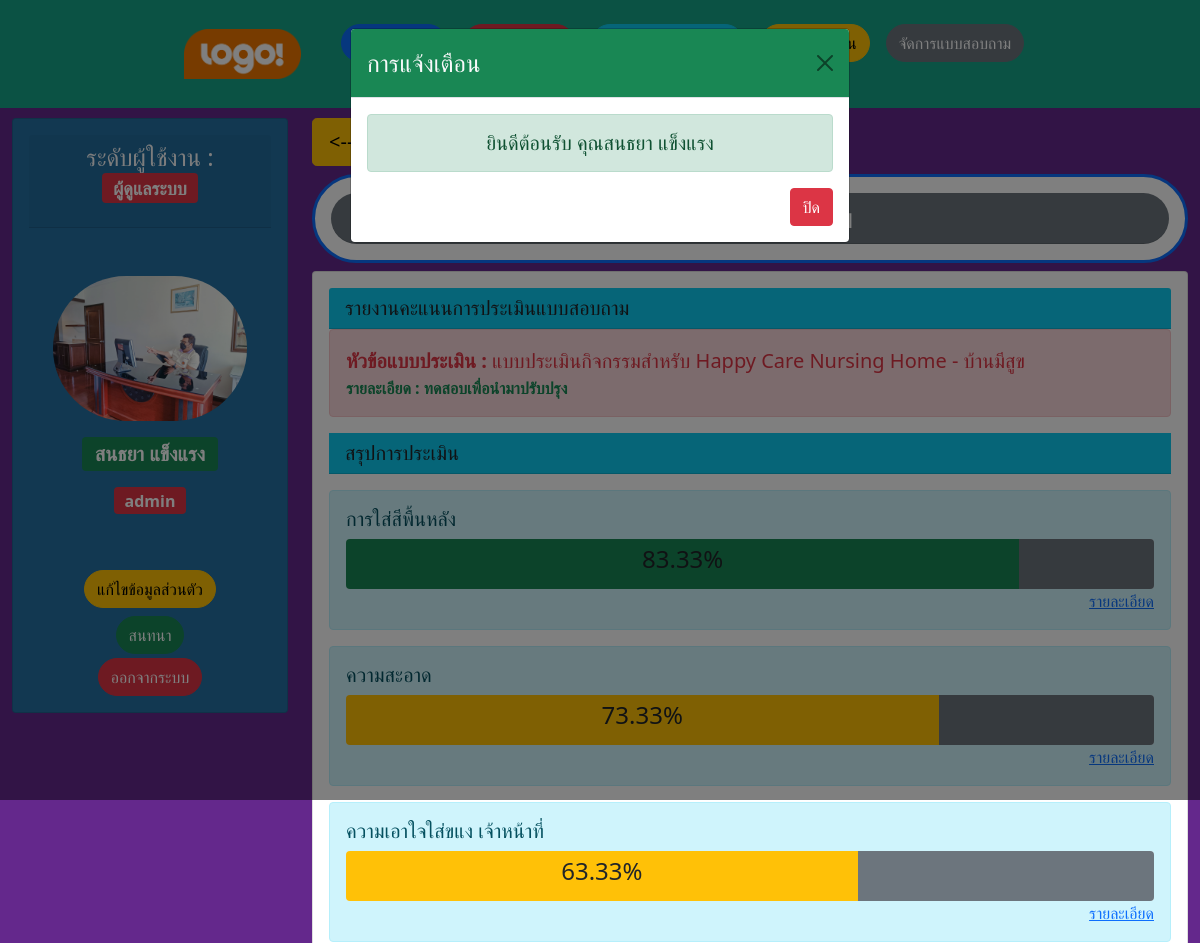
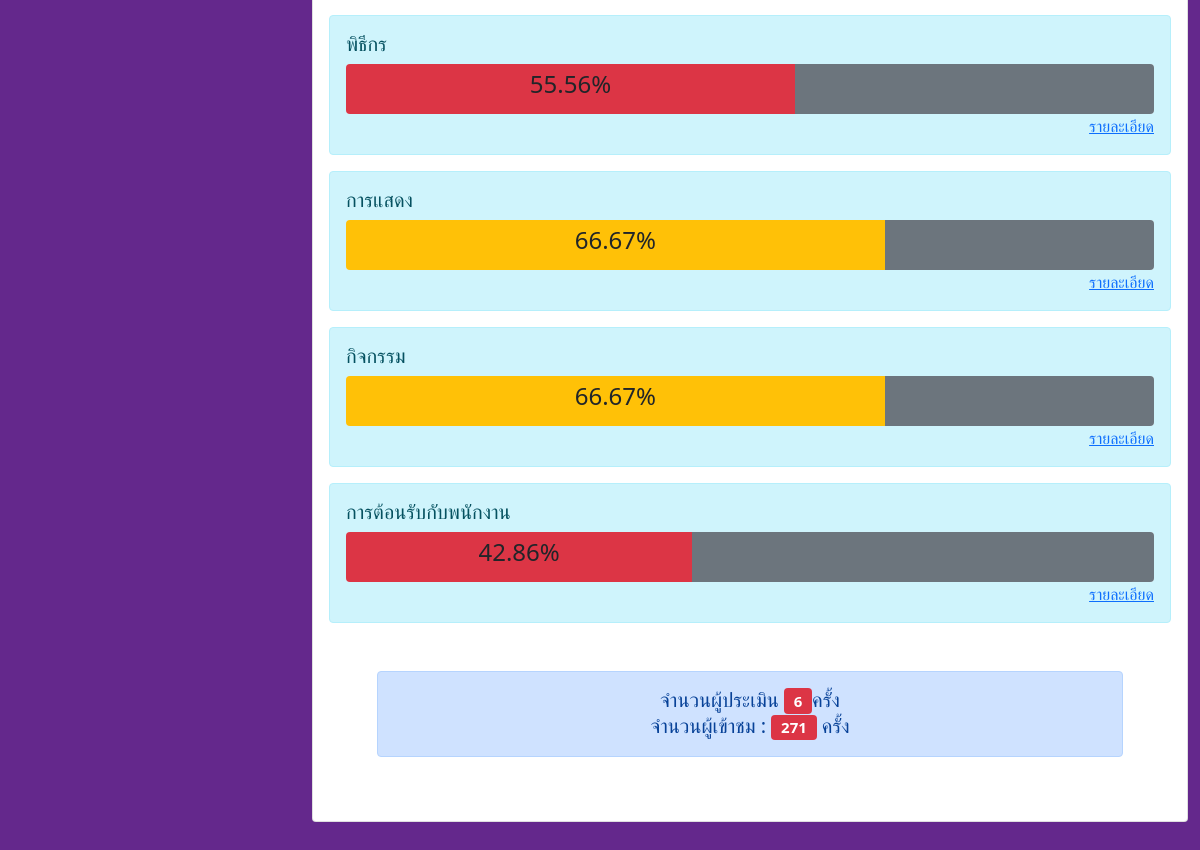
The app's page /admin/show-report.php?id_report=7 (signed in) with its own data (2 pictures, top to bottom).
### tables this page shows
CREATE TABLE `users` (
  `id_user` int(5) NOT NULL COMMENT 'รหัส',
  `usernames` varchar(50) NOT NULL COMMENT 'ชื่อผู้ใช้งาน',
  `passwords` varchar(50) NOT NULL COMMENT 'รหัสผ่าน',
  `fname` varchar(100) NOT NULL COMMENT 'ชื่อ',
  `lname` varchar(100) NOT NULL COMMENT 'นามสกุล',
  `tel` text NOT NULL,
  `address` text NOT NULL COMMENT 'ที่อยู่',
  `pic` varchar(100) NOT NULL DEFAULT 'pic_default.jpg' COMMENT 'รูป',
  `birthday` date NOT NULL,
  `user_level` int(1) NOT NULL DEFAULT '0' COMMENT 'ระดับผู้ใช้งาน'
);

CREATE TABLE `report` (
  `id_report` int(5) NOT NULL,
  `report_topic` varchar(100) NOT NULL,
  `report_detail` text NOT NULL,
  `id_user` int(5) NOT NULL,
  `view_report` int(5) NOT NULL
);

CREATE TABLE `report_detail` (
  `id_report_detail` int(5) NOT NULL,
  `id_report` int(5) NOT NULL,
  `detail_name` varchar(255) NOT NULL,
  `report_score` int(3) NOT NULL,
  `report_note` varchar(255) NOT NULL,
  `id_user` int(5) NOT NULL
);

### admin/show-report.php (the view, shortened to what this page needs)
<?php
	require('../dbcon.php');
	$id_report=$_GET['id_report'];
	$sql="UPDATE report SET view_report = (view_report+1) WHERE report.id_report = '$id_report'";
	mysqli_query($conn,$sql);
?>
<!DOCTYPE html>
<html lang="en">
  <head>
    <link href="../css/bootstrap.min.css" rel="stylesheet">
  </head>
  <body style="height: 5000px; padding-top: 70px;background: rgb(100, 40, 140);">
	  <div class="container-fluid">
     <?php include 'nav-admin.php'; ?>
     <div class="row justify-content-center ">
     	<div class="col-md-3 d-none d-lg-block">
     		<?php include 'nav-left.php'; ?>
     	</div>
     	<div class="col-md-9">
     		<a href="admin-add-report.php" class="btn btn-warning btn-lg"><--- Back</a>
     			 <div class="card border-primary border-3 rounded-pill my-2">
            <div class="card-body">
              <h3 class="card-header bg-secondary text-center text-white rounded-pill">รายงานแบบสอบถาม</h3>
            </div>
          </div>
          <div class="card">
					<div class="card-body">
						<h5 class="card-header bg-info">รายงานคะแนนการประเมินแบบสอบถาม</h5>
							<?php
								$id_report=$_GET['id_report'];
								$sql_show_report="SELECT * FROM report WHERE id_report = '$id_report'";
								$result_show_report=mysqli_query($conn,$sql_show_report);
								$row_show_report=mysqli_fetch_object($result_show_report);
							 ?>
            <div class="alert alert-danger">
              <strong class="text-danger fs-5">หัวข้อแบบประเมิน : </strong>
              <strong class="text-danger h5"><?php echo $row_show_report->report_topic; ?></strong>
              <br>
              <strong class="text-success fs-6">รายละเอียด : </strong>
              <strong class="text-success"><?php echo $row_show_report->report_detail; ?></strong>
            </div>
							<h5 class="card-header bg-info">สรุปการประเมิน</h5>
							<?php
								$id_report=$_GET['id_report'];
								$sql="SELECT
										    report_detail.id_report_detail,
										    report_detail.detail_name,
										    COUNT(report_detail.id_report_detail) as count_score,
										    SUM(use_score_report) AS sum_score,
										    report_detail.report_score
										FROM
										    score_report,
										    report,
										    report_detail
										WHERE
										    report.id_report = report_detail.id_report AND
										    score_report.id_report_detail = report_detail.id_report_detail AND
										    report_detail.id_report='$id_report'
										GROUP BY
										    report_detail.id_report_detail
										    ";
								$result=mysqli_query($conn,$sql);
								$count_score=0;
								$i=1;
								while($row=mysqli_fetch_object($result)){
									$count_score=$row->count_score;
									$report_score=$row->report_score;
									$sum_score=$row->sum_score;
									$total=$count_score*$report_score;
									$percentage=($sum_score/$total)*100;
									$balance=100-$percentage;
									if ($percentage >= 80 ) {
										$bg="bg-success";
									}elseif($percentage >= 60){
										$bg="bg-warning";
									}else{
										$bg="bg-danger";
									}
							 ?>
							 <div class="alert alert-info mt-3">
								<div class="alert-heading h5"><?php echo $row->detail_name; ?></div>
								<div class="progress" style="height: 50px;">
								  <div class="progress-bar text-dark <?php echo $bg; ?>" role="progressbar" style="width: <?php echo $percentage;?>%; h" aria-valuenow="<?php echo $percentage;?>" aria-valuemin="0" aria-valuemax="100"><p class="h4 "><?php echo number_format((float)$percentage, 2, '.', '');?>%</p></div>
								  <div class="progress-bar bg-secondary" role="progressbar" style="width: <?php echo $balance;?>%; h" aria-valuenow="<?php echo $balance;?>" aria-valuemin="0" aria-valuemax="100"></div>
								</div>
								  <a href="#show_detail_score_<?php echo $i;?>"  data-bs-toggle="modal" class="float-end">รายละเอียด</a>
									<br>
									<div class="modal fade" id="show_detail_score_<?php echo $i++;?>">
									</div>
							</div>
						<?php } ?>
						<div class="alert alert-primary m-5 text-center h5">
							จำนวนผู้ประเมิน
								<div class="badge bg-danger">
									<?php echo $count_score; ?>
								</div>ครั้ง
							<br>
							จำนวนผู้เข้าชม :
								<div class="badge bg-danger">
									<?php echo $row_show_report->view_report; ?>
								</div>
							ครั้ง
						</div>
					</div>
				</div>
     	</div>
     </div>
    </div>
  <?php include '../alert-modal.php'; ?>
  </body>
</html>

### admin/nav-left.php
<div class="card text-light d-none d-lg-block" style="background-color: rgb(36, 113, 163);" >
	<div class="card-body">
		<h4 class="card-header text-center">ระดับผู้ใช้งาน :
			<p class="badge bg-danger">ผู้ดูแลระบบ</p>
		</h4>
	    <div class="d-flex flex-column align-items-center text-center">
        	<img class="rounded-pill mt-5" width="80%" src="../uploads/<?php echo $row->pic;?>">
	          <p class="form-label badge bg-success fs-5 font-weight-bold mt-3"><?php echo $row->fname." ".$row->lname; ?></p>
	          <p class="form-label badge fs-6 mt-2 <?php if($row->user_level==1){echo "bg-danger";}else{echo "bg-warning";} ?>"><?php echo $row->usernames; ?></p>
        	<div class="mt-5">
            	<a href="edit-admin.php" class="btn btn-warning rounded-pill">แก้ไขข้อมูลส่วนตัว</a>
          	</div>
          	<div class="mt-2">
          		<a href="admin-add-chat-room.php" class="btn btn-success rounded-pill">สนทนา</a>
          	</div>
	        <div class="mt-1">
	            <a href="../logout.php" class="btn btn-danger rounded-pill">ออกจากระบบ</a>
	        </div>
        </div>
	</div>
</div>

### records on screen
users: pic (picture), fname "สนธยา", lname "แข็งแรง", usernames "admin"
report: report_topic "แบบประเมินกิจกรรมสำหรับ Happy Care Nursing Home - บ้านมีสูข", report_detail "ทดสอบเพื่อนำมาปรับปรุง", view_report "271"
report_detail: detail_name "การใส่สีพื้นหลัง", $percentage 83.333333333333 (drawn), percentage "83.33", $balance 16.666666666667 (drawn)
report_detail: detail_name "ความสะอาด", $percentage 73.333333333333 (drawn), percentage "73.33", $balance 26.666666666667 (drawn)
report_detail: detail_name "ความเอาใจใส่ขแง เจ้าหน้าที่", $percentage 63.333333333333 (drawn), percentage "63.33", $balance 36.666666666667 (drawn)
report_detail: detail_name "พิธีกร", $percentage 55.555555555556 (drawn), percentage "55.56", $balance 44.444444444444 (drawn)
report_detail: detail_name "การแสดง", $percentage 66.666666666667 (drawn), percentage "66.67", $balance 33.333333333333 (drawn)
report_detail: detail_name "กิจกรรม", $percentage 66.666666666667 (drawn), percentage "66.67", $balance 33.333333333333 (drawn)
report_detail: detail_name "การต้อนรับกับพนักงาน", $percentage 42.857142857143 (drawn), percentage "42.86", $balance 57.142857142857 (drawn)

### other values on screen
$count_score "6"
$_SESSION['ok'] "ยินดีต้อนรับ คุณสนธยา แข็งแรง"
